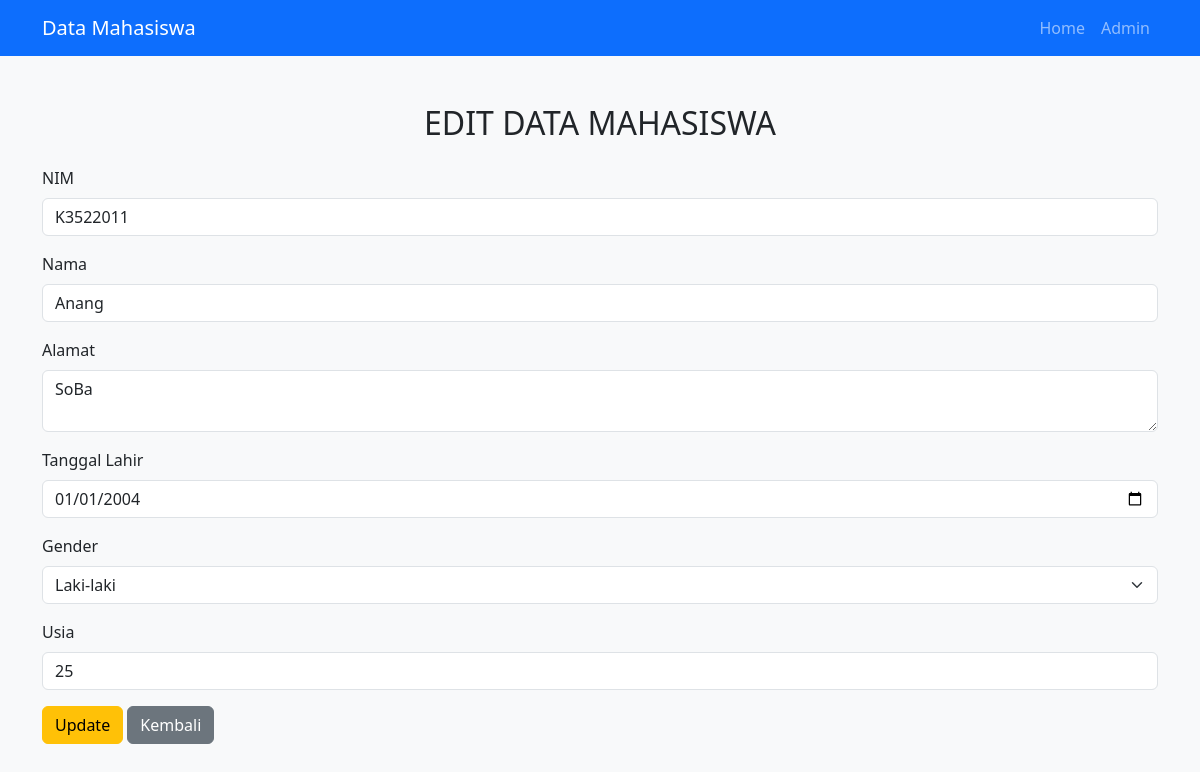
/admin/edit.php?nim=K3522011, run on the app's committed database.
### tables this page shows
CREATE TABLE `mahasiswa` (
  `nim` varchar(20) NOT NULL,
  `nama` varchar(100) DEFAULT NULL,
  `alamat` varchar(100) DEFAULT NULL,
  `tanggal_lahir` date DEFAULT NULL,
  `gender` varchar(20) DEFAULT NULL,
  `usia` int(5) DEFAULT NULL
);

### admin/edit.php (the view, shortened to what this page needs)
<?php
include '../config/koneksi.php';
include '../layout/header.php';
$nim = $_GET['nim'];
$query = "SELECT * FROM mahasiswa WHERE nim = '$nim'";
$result = mysqli_query($conn, $query);
$row = mysqli_fetch_assoc($result);
?>
<!DOCTYPE html>
<html>
<head>
    <link href="https://cdn.jsdelivr.net/npm/bootstrap@5.3.2/dist/css/bootstrap.min.css" rel="stylesheet">
</head>
<body class="bg-light">
    <div class="container mt-5">
        <h2 class="text-center mb-4">EDIT DATA MAHASISWA</h2>
        <form method="POST" action="update.php">
            <div class="mb-3">
                <label class="form-label">NIM</label>
                <input type="text" class="form-control" value="<?= $row['nim'] ?>" readonly>
            </div>
            <div class="mb-3">
                <label class="form-label">Nama</label>
                <input type="text" name="nama" value="<?= $row['nama'] ?>" class="form-control" required>
            </div>
            <div class="mb-3">
                <label class="form-label">Alamat</label>
                <textarea name="alamat" class="form-control" required><?= $row['alamat'] ?></textarea>
            </div>
            <div class="mb-3">
                <label class="form-label">Tanggal Lahir</label>
                <input type="date" name="tanggal_lahir" value="<?= $row['tanggal_lahir'] ?>" class="form-control"
                    required>
            </div>
            <div class="mb-3">
                <label class="form-label">Gender</label>
                <select name="gender" class="form-select" required>
                    <option value="Laki-laki" <?= $row['gender'] == "Laki-laki" ? "selected" : "" ?>>
                        Laki-laki
                    </option>
                </select>
            </div>
            <div class="mb-3">
                <label class="form-label">Usia</label>
                <input type="number" name="usia" value="<?= $row['usia'] ?>" class="form-control" required>
            </div>
            <button type="submit" class="btn btn-warning">
                Update
            </button>
            <a href="index.php" class="btn btn-secondary">
                Kembali
            </a>
        </form>
    </div>
</body>
</html>

### data on the page
mahasiswa: nim "K3522011", nama "Anang", alamat "SoBa", tanggal_lahir "01/01/2004", gender "Laki-laki", usia "25"
